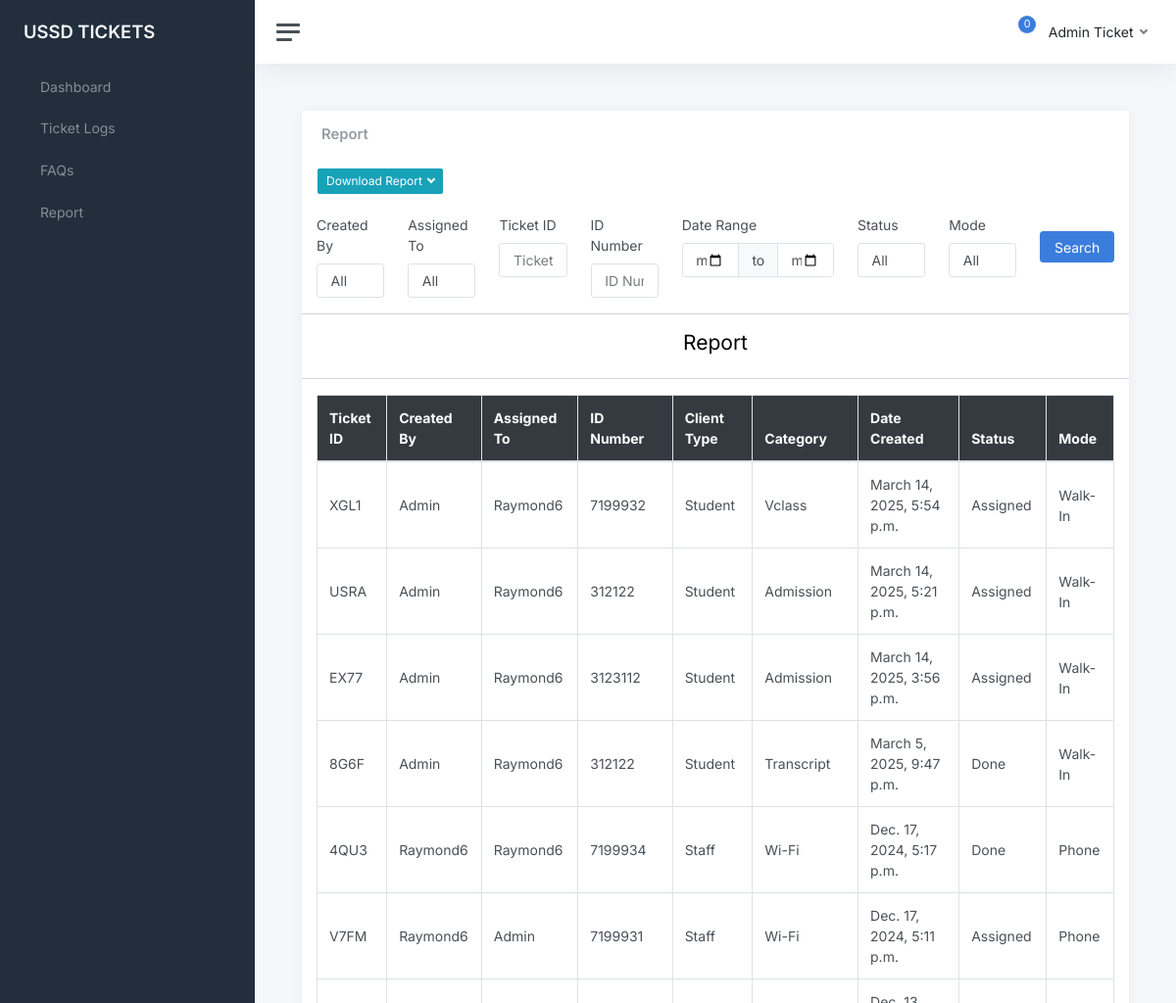
Page /report (signed in, upper part) on the earlier database version.
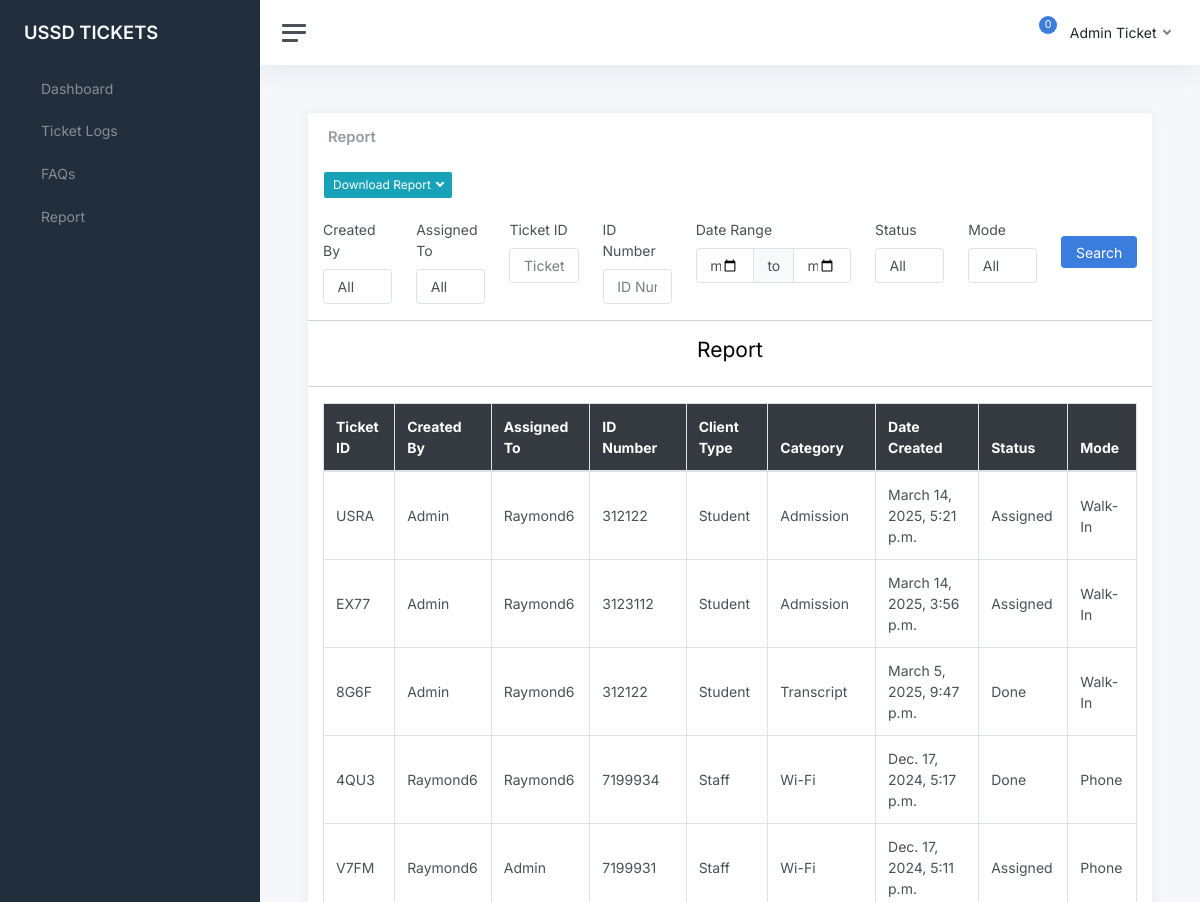
Same page on the later database version.
### ticksys/models.py (models this page shows, shortened)
class Ticket(models.Model):
    TICKET_STATUS = [
        ('Assigned', 'Assigned'),
        ('In Progress', 'In Progress'),
        ('Done', 'Done'),
    ]
    CLIENT_TYPE = [
        ('Staff', 'Staff'),
        ('Student', 'Student'),
        ('Other', 'Other')
    ]
    MODE_CHOICES = [
        ('Walk-In', 'Walk-In'),
        ('Phone', 'Phone'),
        ('Email', 'Email'),
        ('Other', 'Other')
    ]
    CATEGORY = [
        ('Credentials', 'Credentials'),
        ('Fees & Payments', 'Fees & Payments'),
        ('VClass', 'VClass'),
        ('Transcript', 'Transcript'),
        ('Admission', 'Admission'),
        ('Wi-Fi', 'Wi-Fi'),
        ('AIM App', 'AIM App'),
        ('Telecel', 'Telecel'),
        ('Biometric', 'Biometric'),
        ('Other', 'Other')
    ]
    user = models.ForeignKey(User, models.CASCADE, null=True)
    ticket_number = models.CharField(max_length=4, default=generate_ticket_number, unique=True, editable=False)
    id_number = models.CharField(max_length=20, unique=False)
    description = models.TextField()
    status = models.CharField(max_length=25, choices=TICKET_STATUS, default='In Progress')
    category = models.CharField(max_length=100, choices=CATEGORY)
    client_type = models.CharField(max_length=20, choices=CLIENT_TYPE, default='Student')
    created_at = models.DateTimeField(auto_now_add=True)
    updated_at = models.DateTimeField(auto_now=True)
    mode = models.CharField(max_length=20, choices=MODE_CHOICES, default='Walk-In')
    assigned_to = models.CharField(max_length=30, null=True)
    created_by = models.CharField(max_length=30, null=True)

### ticksys/views.py (the view, shortened to what this page needs)
# urls.py: path('report', user_views.report, name='report'),
def report(request):
    user = request.user
    if request.user.is_superuser:
        tickets = Ticket.objects.annotate(
            month_year=TruncMonth('created_at')
        ).values('month_year').annotate(
            count=Count('id')
        ).order_by('-month_year')
    else:
        tickets = Ticket.objects.filter(Q(user=user) | Q(assigned_to=user.username)).annotate(
            month_year=TruncMonth('created_at')
        ).values('month_year').annotate(
            count=Count('id')
        ).order_by('-month_year')
    status_options = Ticket.objects.values_list('status', flat=True).distinct()
    available_months = [(ticket['month_year'].strftime('%B %Y'), ticket['month_year'].strftime('%Y-%m-01'), ticket['month_year'].strftime('%Y-%m-31')) for ticket in tickets]
    mode_options = Ticket.objects.values_list('mode', flat=True).distinct()
    tl = Ticket.objects.order_by('-id')
    tickets1 = Ticket.objects.all()
    tickets2 = Ticket.objects.filter(Q(user=user) | Q(assigned_to=user.username)).order_by('-id')
    user_set = set()
    assigned_to_set = set()
    for ticket in tickets1:
        if ticket.user:
            user_set.add(ticket.user)
        if ticket.assigned_to:
            assigned_to_set.add(ticket.assigned_to)
    ticket_id = request.GET.get('id')
    ticket_number = request.GET.get('ticket_number')
    created_by = request.GET.get('created_by')
    id_number = request.GET.get('id_number')
    status = request.GET.get('status')
    mode = request.GET.get('mode')
    date_from = request.GET.get('date_from')
    date_to = request.GET.get('date_to')
    assigned_to = request.GET.get('assigned_to')
    request.session['id'] = ticket_id
    request.session['ticket_number'] = ticket_number
    request.session['created_by'] = created_by
    request.session['id_number'] = id_number
    request.session['date_from'] = date_from
    request.session['date_to'] = date_to
    request.session['status'] = status
    request.session['mode'] = mode
    request.session['assigned_to'] = assigned_to
    if request.user.is_superuser:
        tl = tl.filter(
            Q(created_at__range=[date_from, date_to]) if date_from and date_to else Q()
        )
        if is_valid_queryparam(ticket_id):
            tl = tl.filter(id=ticket_id)
        if is_valid_queryparam(ticket_number):
            tl = tl.filter(ticket_number__icontains=ticket_number)
        if is_valid_queryparam(created_by):
            try:
                user = User.objects.get(username=created_by)  # Retrieve the user by username
                tl = tl.filter(Q(user=user))  # Filter by user object
            except User.DoesNotExist:
                tl = tl.none()
        if is_valid_queryparam(id_number):
            tl = tl.filter(id_number__icontains=id_number)
        if is_valid_queryparam(status):
            tl = tl.filter(status=status)
        if is_valid_queryparam(mode):
            tl = tl.filter(mode=mode)
        if is_valid_queryparam(assigned_to):
            tl = tl.filter(assigned_to__icontains=assigned_to)
        page = request.GET.get('page', 1)
        paginator = Paginator(tl, 30)
        try:
            tl = paginator.page(page)
        except PageNotAnInteger:
            tl = paginator.page(1)
        except EmptyPage:
            tl = paginator.page(paginator.num_pages)
    context = {
        'tickets1' : tickets,
        'tickets2' : tickets2,
        'ticket_list': tl,
        'ticket_id' : ticket_id,
        'created_by': created_by,
        'assigned_to' : assigned_to,
        'ticket_number': ticket_number,
        'mode': mode,
        'date_from': date_from,
        'date_to': date_to,
        'status': status,
        'available_months': available_months,
        'user_options': user_set,
        'assigned_to_options': assigned_to_set,
        'status_options' : status_options,
        'mode_options' : mode_options
    }
    return render(request, 'report.html', context)

### ticksys/views.py (called while the page is built)
def is_valid_queryparam(param):
    return param != '' and param is not None

### templates/report.html (shortened to what the changed rows need)
{% extends 'index.html' %}
    {% block content %}
    <main class="content">
        <div class="container-fluid p-0">
            <div class="row">
                <div class="col-12 d-flex">
                    <div class="card flex-fill">
                        <br>
        {% if request.user.is_superuser  %}
        <div class="col-12">
            <div style="max-height: 70vh; overflow-y: auto;">
                <table class="table table-bordered">
                    <thead class="thead-dark">
                    <tr>
                        <th scope="col">Ticket ID</th>
                        <th scope="col">Created By</th>
                        <th scope="col">Assigned To</th>
                        <th scope="col">ID Number</th>
                        <th scope="col">Client Type</th>
                        <th scope="col">Category</th>
                        <th scope="col">Date Created</th>
                        <th scope="col">Status</th>
                        <th scope="col">Mode</th>
                    </tr>
                    </thead>
                    <tbody class="table-group-divider">
                        {% for ticket in ticket_list %}
                        <tr>
                            <td scope="col">{{ticket.ticket_number}}</td>
                            <td scope="col">{{ticket.user|title}}</td>
                            <td scope="col">{{ticket.assigned_to|title}}</td>
                            <td scope="col">{{ticket.id_number}}</td>
                            <td scope="col">{{ticket.client_type|title}}</td>
                            <td scope="col">{{ticket.category|title}}</td>
                            <td scope="col">{{ticket.created_at}}</td>
                            <td scope="col" >{{ticket.status|title}}</td>
                            <td scope="col">{{ticket.mode|title}}</td>
                        </tr>
                        {% endfor %}
                    </tbody>
                </table>
            </div>
            </div>
        </div>
        {% endif %}
                    </div>
                </div>
            </div>
            </main>
    {% endblock %}

Differences in the rows shown:
removed Ticket: ticket_number "XGL1", user "Admin", assigned_to "Raymond6", id_number "7199932", client_type "Student", category "Vclass", created_at "March 14, 2025, 5:54 p.m.", status "Assigned", mode "Walk-In"
